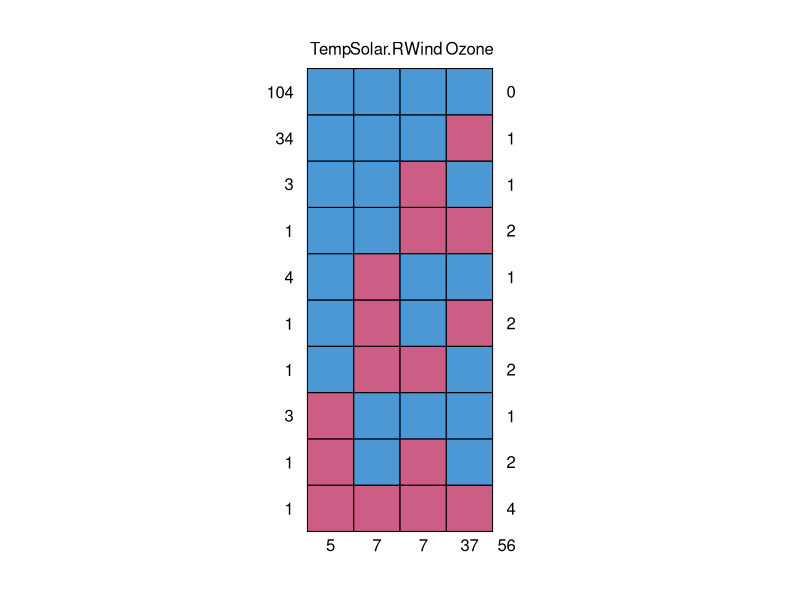
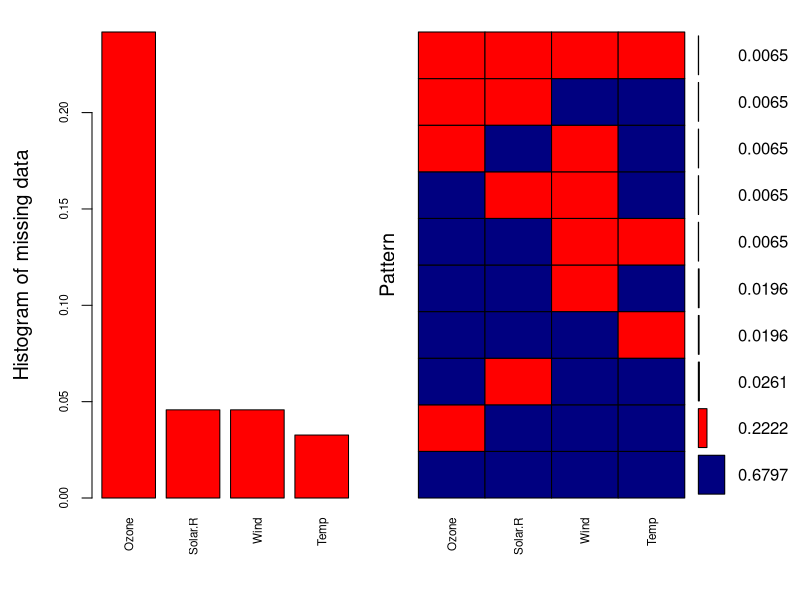
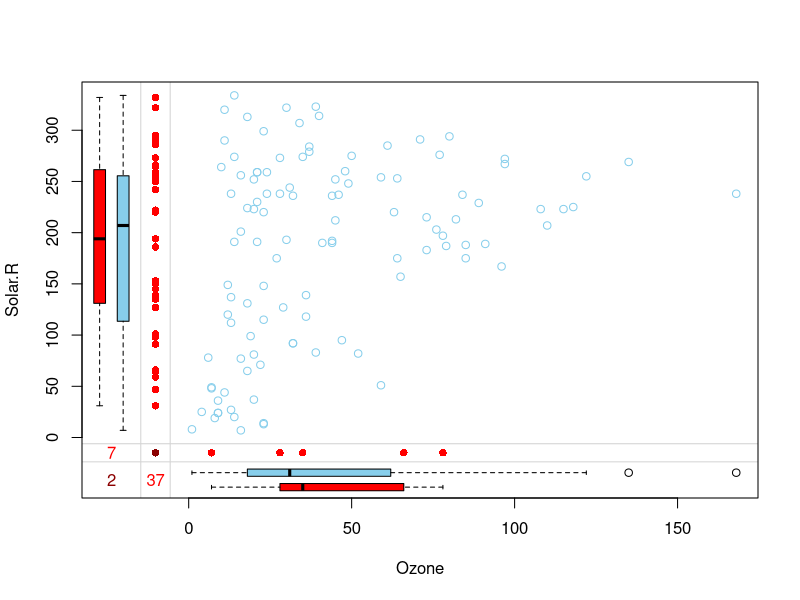
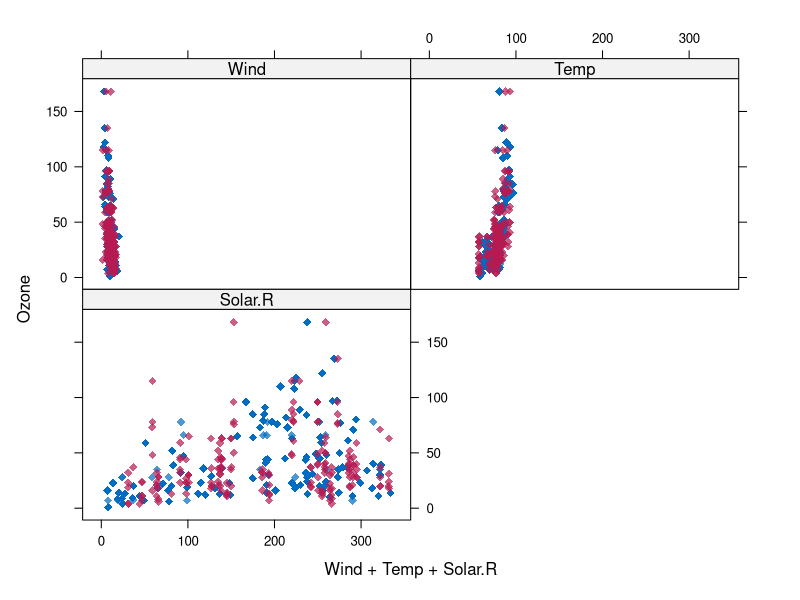
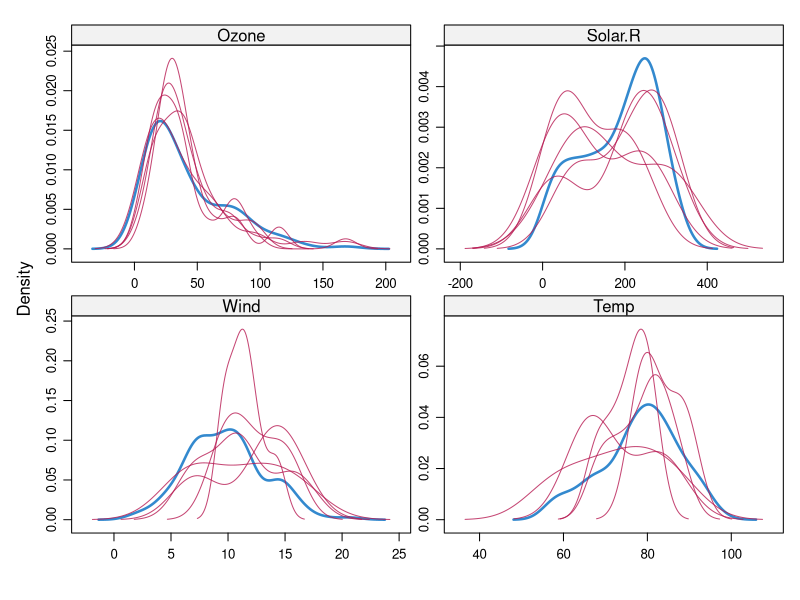
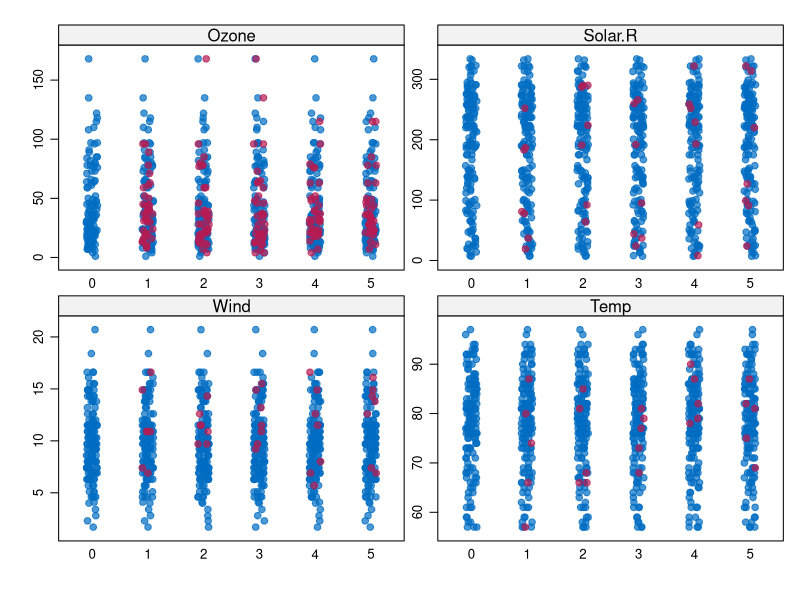

These charts were generated, in order, by the following R code:
## ---- chunk 1
data <- airquality
data[4:10,3] <- rep(NA,7)
data[1:5,4] <- NA
## ---- chunk 2
data <- data[-c(5,6)]
summary(data)
## ---- chunk 3
pMiss <- function(x){sum(is.na(x))/length(x)*100}
apply(data,2,pMiss)
apply(data,1,pMiss)
## ---- chunk 4
library(mice)
md.pattern(data)
## ---- chunk 5
library(VIM)
aggr_plot <- aggr(data, col=c('navyblue','red'), numbers=TRUE, sortVars=TRUE, labels=names(data), cex.axis=.7, gap=3, ylab=c("Histogram of missing data","Pattern"))
## ---- chunk 6
marginplot(data[c(1,2)])
## ---- chunk 7
tempData <- mice(data,m=5,maxit=50,meth='pmm',seed=500)

## ---- chunk 8
summary(tempData)
## ---- chunk 9
head(tempData$imp$Ozone)
## ---- chunk 10
tempData$meth
## ---- chunk 11
completedData <- complete(tempData,1)
## ---- chunk 12
library(lattice)
xyplot(tempData,Ozone ~ Wind+Temp+Solar.R,pch=18,cex=1)
## ---- chunk 13
densityplot(tempData)
## ---- chunk 14
stripplot(tempData, pch = 20, cex = 1.2)
## ---- chunk 15
modelFit1 <- with(tempData,lm(Temp~ Ozone+Solar.R+Wind))
summary(pool(modelFit1))
## ---- chunk 16
tempData2 <- mice(data,m=50,seed=245435)
## ---- chunk 17
#head(tempData2, n=10) produces way too much oputput - do not know why
modelFit2 <- with(tempData2,lm(Temp~ Ozone+Solar.R+Wind))
summary(pool(modelFit2))
